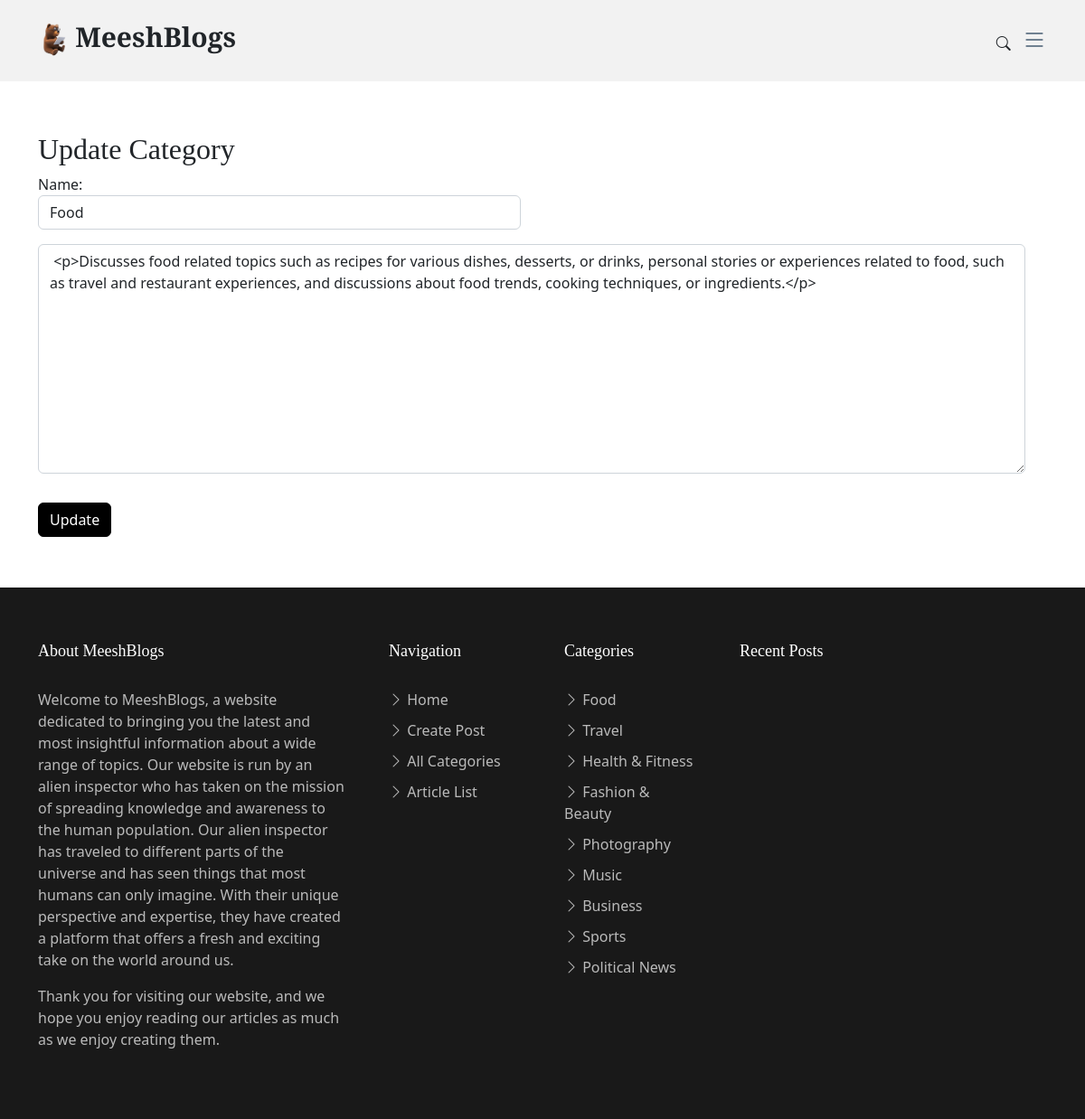
Page /edit-category.php?categoryid=1 on the committed database.
### tables this page shows
CREATE TABLE `category` (
  `category_id` int(11) NOT NULL,
  `category` varchar(50) NOT NULL,
  `description` text NOT NULL
);

### edit-category.php (the view, shortened to what this page needs)
<?php
require('dbc.php');
$category_id = $_GET['categoryid'];
$query2 = "SELECT * FROM `category` WHERE `category`.`category_id` = '$category_id'";
$result2 = mysqli_query($conn, $query2) or die("Bad query");
while ($row = mysqli_fetch_array($result2)) {
    $previoustitle = $row['category'];
    $previousdescription = $row['description'];
}
?>
<html lang="en">
<head>
    <link href="assets/vendor/bootstrap/css/bootstrap.min.css" rel="stylesheet" />
    <link href="assets/vendor/bootstrap-icons/bootstrap-icons.css" rel="stylesheet" />
    <link href="assets/vendor/swiper/swiper-bundle.min.css" rel="stylesheet" />
    <link href="assets/vendor/glightbox/css/glightbox.min.css" rel="stylesheet" />
    <link href="assets/vendor/aos/aos.css" rel="stylesheet" />
    <link href="assets/css/variables.css" rel="stylesheet" />
    <link href="assets/css/main.css" rel="stylesheet" />
</head>
<body>
    <header id="header" class="header d-flex align-items-center fixed-top">
        <div class="container-fluid container-xl d-flex align-items-center justify-content-between">
            <a href="index.php" class="logo d-flex align-items-center">
                <img src="imgs/logo.png" alt="">
                <h1>MeeshBlogs</h1>
            </a>
            <div class="position-relative">
                <a href="#" class="mx-2 js-search-open"><span class="bi-search"></span></a>
                <i class="bi bi-list mobile-nav-toggle"></i>
            </div>
        </div>
    </header>
    <main id="main">
        <section class="single-post-content">
            <div class="container">
                <div class="row">
                    <div class="row justify-content-center mt-3">
                        <div class="col-lg-12">
                            <form method="POST" action="<?php echo $_SERVER['PHP_SELF']; ?>">
                                <h2 class="comment-title">Update Category</h2>
                                <div class="row">
                                    <div class="col-lg-6 mb-3">
                                        <label for="title">Name:</label>
                                        <input type="text" class="form-control" id="name" name="name" value='<?php echo $previoustitle; ?>' />
                                    </div>
                                    <div class="col-12 mb-3">
                                        <p>
                                            <textarea class="form-control" id="description" name="description" cols="30" rows="10"> <?php echo $previousdescription; ?> </textarea>
                                        </p>
                                    </div>
                                    <div class="col-12">
                                        <input type="submit" name="update" class="btn btn-primary" value="Update" />
                                    </div>
                                </div>
                            </form>
                        </div>
                    </div>
                </div>
            </div>
        </section>
    </main>
    <footer id="footer" class="footer">
        <div class="footer-content">
            <div class="container">
                <div class="row g-5">
                    <div class="col-lg-4">
                        <h3 class="footer-heading">About MeeshBlogs</h3>
                        <p>
                            Welcome to MeeshBlogs, a website dedicated to bringing you the latest and most insightful information about a wide range of topics. Our website is run by an alien inspector who has taken on the mission of spreading knowledge and awareness to the human population.
                            Our alien inspector has traveled to different parts of the universe and has seen things that most humans can only imagine. With their unique perspective and expertise, they have created a platform that offers a fresh and exciting take on the world around us.
                        </p>
                        <p>
                            Thank you for visiting our website, and we hope you enjoy reading our articles as much as we enjoy creating them.
                        </p>
                    </div>
                    <div class="col-6 col-lg-2">
                        <h3 class="footer-heading">Navigation</h3>
                        <ul class="footer-links list-unstyled">
                            <li>
                                <a href="index.html"><i class="bi bi-chevron-right"></i> Home</a>
                            </li>
                            <li>
                                <a href="create-post.php"><i class="bi bi-chevron-right"></i> Create Post</a>
                            </li>
                            <li>
                                <a href="homepage.php"><i class="bi bi-chevron-right"></i> All Categories</a>
                            </li>
                            <li>
                                <a href="fullarticlelist.php"><i class="bi bi-chevron-right"></i> Article List</a>
                            </li>
                        </ul>
                    </div>
                    <div class="col-6 col-lg-2">
                        <h3 class="footer-heading">Categories</h3>
                        <ul class="footer-links list-unstyled">
                            <li>
                                <a href="articlelist.php?categoryid=1"><i class="bi bi-chevron-right"></i> Food</a>
                            </li>
                            <li>
                                <a href="articlelist.php?categoryid=2"><i class="bi bi-chevron-right"></i> Travel</a>
                            </li>
                            <li>
                                <a href="articlelist.php?categoryid=3"><i class="bi bi-chevron-right"></i> Health & Fitness</a>
                            </li>
                            <li>
                                <a href="articlelist.php?categoryid=4"><i class="bi bi-chevron-right"></i> Fashion & Beauty</a>
                            </li>
                            <li>
                                <a href="articlelist.php?categoryid=5"><i class="bi bi-chevron-right"></i> Photography</a>
                            </li>
                            <li>
                                <a href="articlelist.php?categoryid=6"><i class="bi bi-chevron-right"></i> Music</a>
                            </li>
                            <li>
                                <a href="articlelist.php?categoryid=7"><i class="bi bi-chevron-right"></i> Business</a>
                            </li>
                            <li>
                                <a href="articlelist.php?categoryid=8"><i class="bi bi-chevron-right"></i> Sports</a>
                            </li>
                            <li>
                                <a href="articlelist.php?categoryid=9"><i class="bi bi-chevron-right"></i> Political News</a>
                            </li>
                        </ul>
                    </div>
                    <div class="col-lg-4">
                        <h3 class="footer-heading">Recent Posts</h3>
                    </div>
                </div>
            </div>
        </div>
</body>
</html>

### assets/css/variables.css (style rules this page uses)
:root { --font-default: 'EB Garamond', system-ui, -apple-system, "Segoe UI", Roboto, "Helvetica Neue", Arial, "Noto Sans", "Liberation Sans", sans-serif, "Apple Color Emoji", "Segoe UI Emoji", "Segoe UI Symbol", "Noto Color Emoji"; --font-primary: 'EB Garamond', serif; --font-secondary: 'Inter', sans-serif; --color-default: #212529; --color-default-rgb: 33, 37, 41; --color-links: #212529; --color-links-hover: #15171a; --color-primary: #212529; --color-primary-light: #26282c; --color-primary-dark: #0b0c0e; --color-primary-rgb: 33, 37, 41; --color-primary-light-rgb: 38, 40, 44; --color-primary-dark-rgb: 11, 12, 14; --color-secondary: #596d80; --color-secondary-light: #8498aa; --color-secondary-dark: #404f5c; --color-secondary-rgb: 89, 109, 128; --color-secondary-light-rgb: 132, 152, 170; --color-secondary-dark-rgb: 64, 79, 92; --color-blue: #0d6efd; --color-blue-rgb: 13, 110, 253; --color-indigo: #6610f2; --color-indigo-rgb: 102, 16, 242; --color-purple: #6f42c1; --color-purple-rgb: 111, 66, 193; --color-pink: #f3268c; --color-pink-rgb: 243, 38, 140; --color-red: #df1529; --color-red-rgb: 223, 21, 4; --color-orange: #fd7e14; --color-orange-rgb: 253, 126, 20; --color-yellow: #ffc107; --color-yellow-rgb: 255, 193, 7; --color-green: #059652; --color-green-rgb: 5, 150, 82; --color-teal: #20c997; --color-teal-rgb: 32, 201, 151; --color-cyan: #0dcaf0; --color-cyan-rgb: 13, 202, 240; --color-white: #ffffff; --color-white-rgb: 255, 255, 255; --color-gray: #6c757d; --color-gray-rgb: 108, 117, 125; --color-black: #000000; --color-black-rgb: 0, 0, 0; }
:root { --bs-blue: var(--color-blue); --bs-indigo: var(--color-indigo); --bs-purple: var(--color-purple); --bs-pink: var(--color-pink); --bs-red: var(--color-red); --bs-orange: var(--color-orange); --bs-yellow: var(--color-yellow); --bs-green: var(--color-green); --bs-teal: var(--color-teal); --bs-cyan: var(--color-cyan); --bs-white: var(--color-white); --bs-gray: var(--color-gray); --bs-gray-dark: #343a40; --bs-gray-100: #f8f9fa; --bs-gray-200: #e9ecef; --bs-gray-300: #dee2e6; --bs-gray-400: #ced4da; --bs-gray-500: #adb5bd; --bs-gray-600: #6c757d; --bs-gray-700: #495057; --bs-gray-800: #343a40; --bs-gray-900: #212529; --bs-primary: var(--color-blue); --bs-secondary: var(--color-blue); --bs-success: #198754; --bs-info: #0dcaf0; --bs-warning: #ffc107; --bs-danger: #dc3545; --bs-light: #f8f9fa; --bs-dark: #212529; --bs-primary-rgb: var(--color-primary-rgb); --bs-secondary-rgb: var(--color-secondary-rgb); --bs-success-rgb: 25, 135, 84; --bs-info-rgb: 13, 202, 240; --bs-warning-rgb: 255, 193, 7; --bs-danger-rgb: 220, 53, 69; --bs-light-rgb: 248, 249, 250; --bs-dark-rgb: 33, 37, 41; --bs-white-rgb: var(--color-white-rgb); --bs-black-rgb: var(--color-black-rgb); --bs-body-color-rgb: var(--color-default-rgb); --bs-body-bg-rgb: 255, 255, 255; --bs-font-sans-serif: var(--font-default); --bs-font-monospace: SFMono-Regular, Menlo, Monaco, Consolas, "Liberation Mono", "Courier New", monospace; --bs-gradient: linear-gradient(180deg, rgba(255, 255, 255, 0.15), rgba(255, 255, 255, 0)); --bs-body-font-family: var(--font-default); --bs-body-font-size: 1rem; --bs-body-font-weight: 400; --bs-body-line-height: 1.5; --bs-body-color: var(--color-default); --bs-body-bg: #fff; }

### rows in the picture
category: name "Food", description "<p>Discusses food related topics such as recipes for various dishes, desserts, or drinks, personal stories or experiences related to food, such as travel and restaurant experiences, and discussions about food trends, cooking techniques, or ingredients.</p>"
